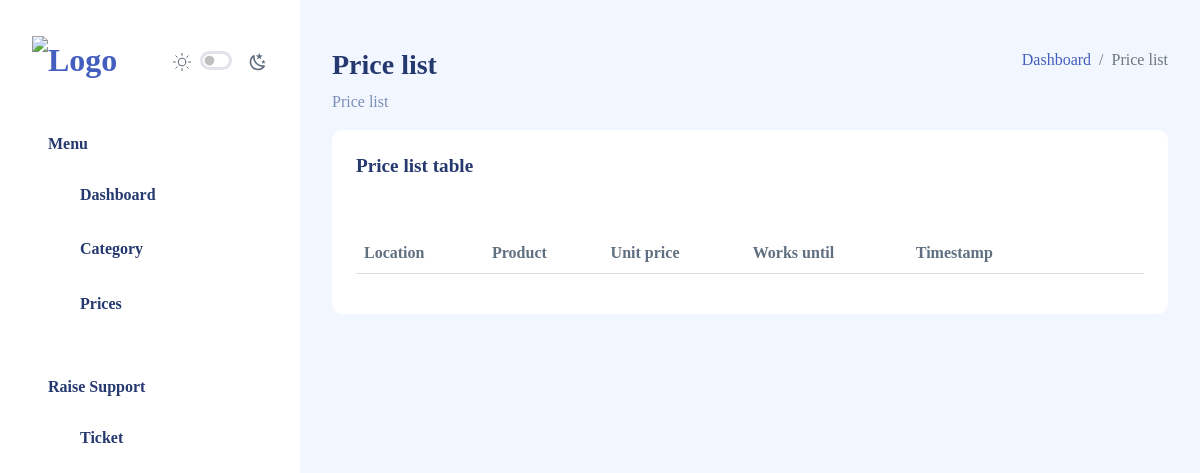
The app's page /deal/price/list/ (signed in), older data.
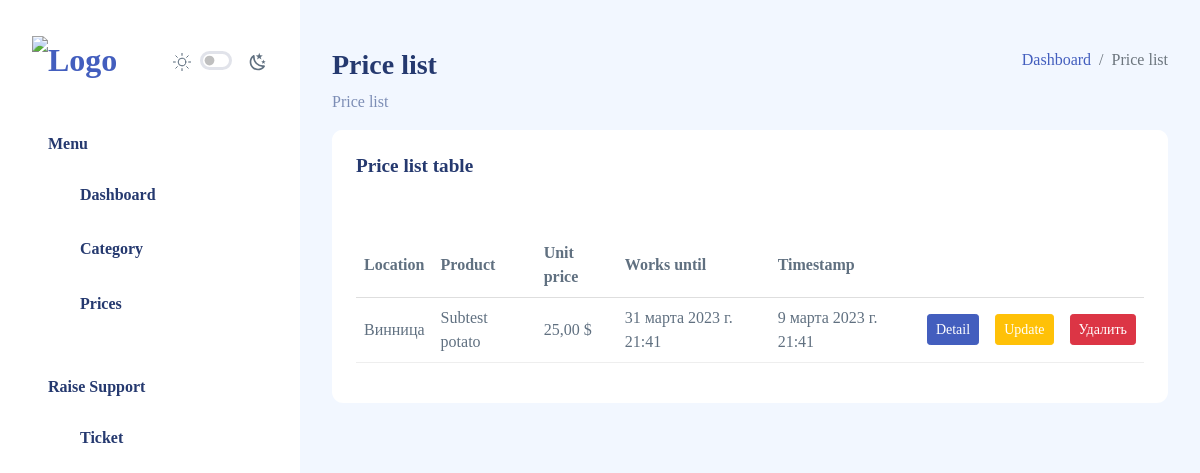
The same page, newer data.
### deals/models.py (models this page shows, shortened)
class ProductPrice(models.Model):
    id = models.UUIDField(
        _("ID"), primary_key=True, default=uuid.uuid4, unique=True, editable=False
    )
    location = models.ForeignKey(
        Location, verbose_name=_("Location"), on_delete=models.CASCADE
    )
    product = models.ForeignKey(
        Product, verbose_name=_("Product"), on_delete=models.CASCADE
    )
    price = models.DecimalField(_("Price"), max_digits=10, decimal_places=2, default=0)
    works_until = models.DateTimeField(_("Works Until"), auto_now=False)
    timestamp = models.DateTimeField(_("Timestamp"), auto_now_add=True)
    class Meta:
        ordering = ["-timestamp"]
        verbose_name = _("Product Price")
        verbose_name_plural = _("Products Prices")

### catalogs/models.py (models this page shows, shortened)
class Location(models.Model):
    id = models.UUIDField(
        _("Location ID"), primary_key=True, default=uuid4, unique=True, editable=False
    )
    name = models.CharField(_("Location"), max_length=50)
    region = models.ForeignKey(
        Region,
        verbose_name=_("Region"),
        on_delete=models.CASCADE,
        null=True,
        blank=True,
    )
    class Meta:
        verbose_name = _("Location")
        verbose_name_plural = _("Locations")
    def __str__(self) -> str:
        return self.name

class Product(models.Model):
    id = models.UUIDField(
        _("Product ID"), primary_key=True, default=uuid4, unique=True, editable=False
    )
    category = models.ForeignKey(
        ProductCategory, verbose_name=_("Category"), on_delete=models.CASCADE
    )
    name = models.CharField(_("Product"), max_length=50)
    class Meta:
        verbose_name = _("Product")
        verbose_name_plural = _("Products")
    def __str__(self) -> str:
        return f"{self.category.name} {self.name}"

class ProductCategory(MPTTModel):
    id = models.UUIDField(
        _("Category ID"), primary_key=True, default=uuid4, unique=True, editable=False
    )
    name = models.CharField(_("Category"), max_length=50)
    parent = TreeForeignKey(
        "self",
        verbose_name=_("SubCategory"),
        on_delete=models.CASCADE,
        related_name="parent_category",
        blank=True,
        null=True,
    )
    class Meta:
        verbose_name = _("Product Category")
        verbose_name_plural = _("Products Categorys")

### deals/views.py (the view)
class ProductPriceListView(LoginRequiredMixin, ListView):
    model = ProductPrice
    template_name = "deal/product_price_list.html"
    paginate_by = 10

### templates/deal/product_price_list.html
{% extends 'layouts/master.html' %}
{% load i18n %}
{% block content %}
<div class="page-heading">
    <div class="page-title">
        <div class="row">
            <div class="col-12 col-md-6 order-md-1 order-last">
                <h3>{% trans 'Price list' %}</h3>
                <p class="text-subtitle text-muted">{% trans 'Price list' %}</p>
            </div>
            <div class="col-12 col-md-6 order-md-2 order-first">
                <nav aria-label="breadcrumb" class="breadcrumb-header float-start float-lg-end">
                    <ol class="breadcrumb">
                        <li class="breadcrumb-item"><a href="{% url 'home' %}">{% trans 'Dashboard' %}</a></li>
                        <li class="breadcrumb-item active" aria-current="page">{% trans 'Price list' %}</li>
                    </ol>
                </nav>
            </div>
        </div>
    </div>
    <section class="section">
        <div class="row" id="basic-table">
            <div class="col-12 col-md-12">
                <div class="card">
                    <div class="card-header">
                        <h4 class="card-title">{% trans 'Price list table' %}</h4>
                    </div>
                    <div class="card-content">
                        <div class="card-body">
                            <div class="table-responsive table-lg">
                                <table class="table">
                                    <thead>
                                        <tr>
                                            <th>{% trans 'Location' %}</th>
                                            <th>{% trans 'Product' %}</th>
                                            <th>{% trans 'Unit price' %}</th>
                                            <th>{% trans 'Works until' %}</th>
                                            <th>{% trans 'Timestamp' %}</th>
                                            <th></th>
                                            <th></th>
                                            <th></th>
                                        </tr>
                                    </thead>
                                <tbody>
                                    {% for price in object_list %}
                                        <tr>
                                            <td>
                                                <span>{{ price.location }}</span>
                                            </td>
                                            <td>
                                                <span>{{ price.product }}</span>
                                            </td>
                                            <td>
                                                <span>{{ price.price }} $</span>
                                            </td>
                                            <td>
                                                <span>{{ price.works_until }}</span>
                                            </td>
                                            <td>
                                                <span>{{ price.timestamp }}</span>
                                            </td>
                                            <td>
                                                <a class="btn btn-primary btn-sm" href="">{% trans 'Detail' %}</a>
                                            </td>
                                            <td>
                                                <a class="btn btn-warning btn-sm" href="">{% trans 'Update' %}</a>
                                            </td>
                                            <td>
                                                <a class="btn btn-danger btn-sm" href="">{% trans 'Delete' %}</a>
                                            </td>
                                        </tr>
                                    {% endfor %}
                                </tbody>
                            </table>
                        </div>
                    </div>
                </div>
            </div>
        </div>
    </div>
</div>
{% endblock content %}

Row changes from the older to the newer data that the page shows:
added ProductPrice: location "Винница", product "Subtest potato", price "25,00", works_until "31 марта 2023 г. 21:41", timestamp "9 марта 2023 г. 21:41"
